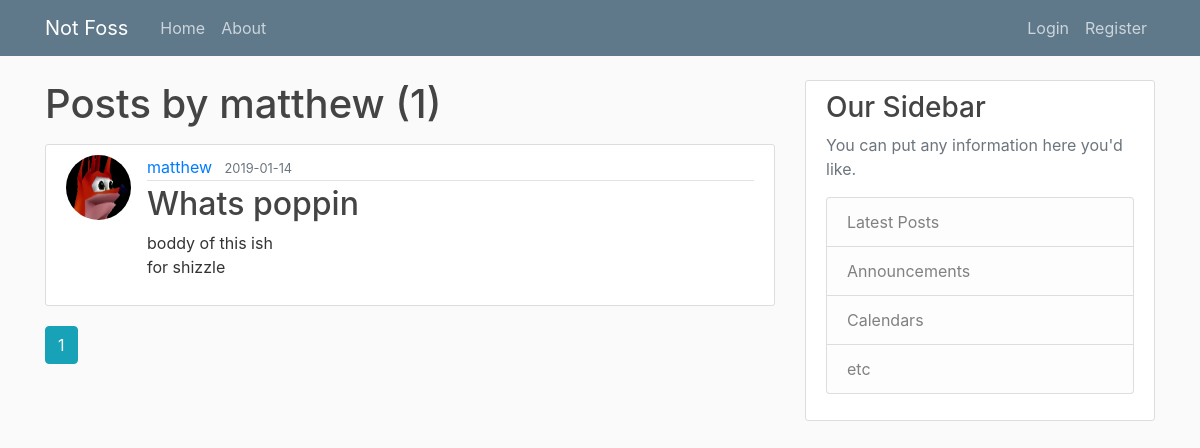
/user/matthew, run on an earlier commit of the app's database.
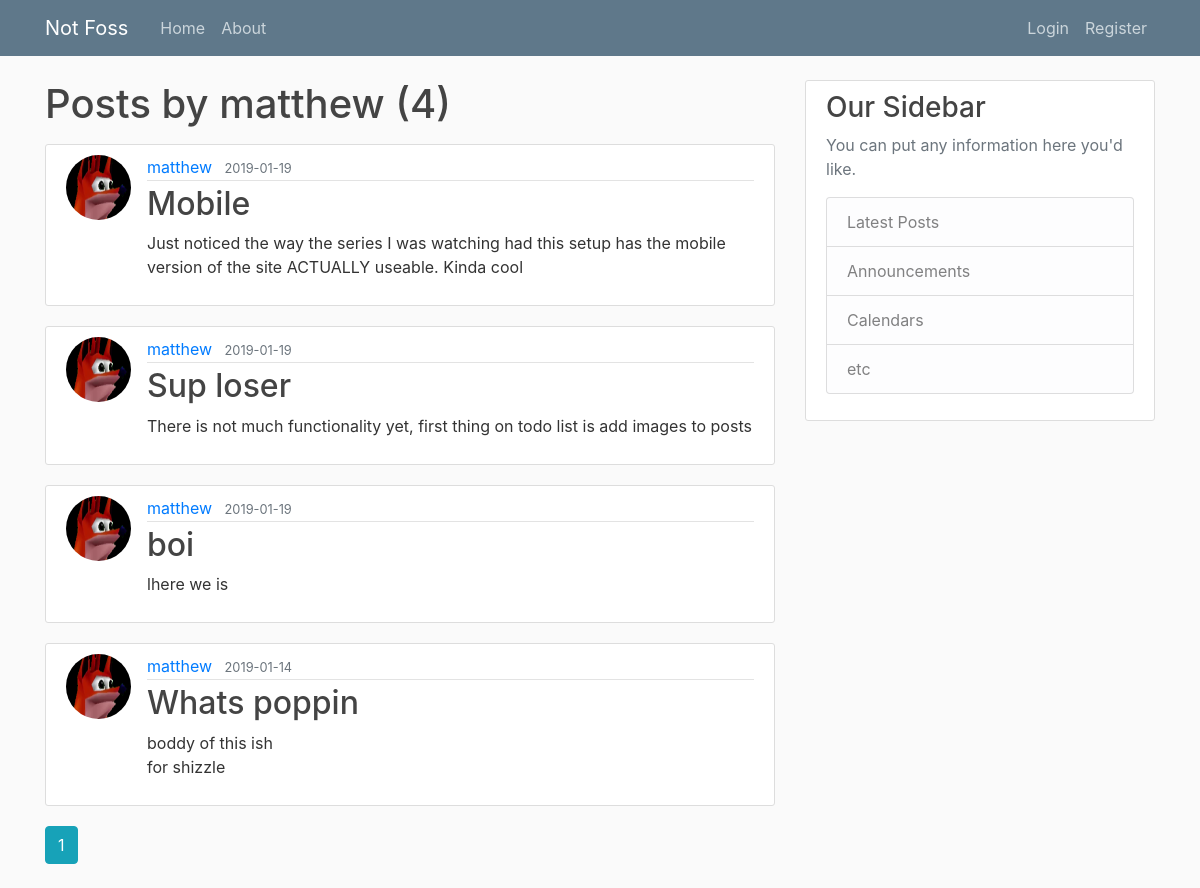
And on a later commit of the database.
### not_foss/models.py (models this page shows, shortened)
class User(db.Model, UserMixin):
    id = db.Column(db.Integer, primary_key=True)
    username = db.Column(db.String(20), unique=True, nullable=False)
    email = db.Column(db.String(120), unique=True, nullable=False)
    password = db.Column(db.String(60), nullable=False)
    image_file =  db.Column(db.String(20),  nullable=False, default='default.jpg')
    posts = db.relationship('Post', backref='author', lazy=True)

class Post(db.Model):
    id = db.Column(db.Integer, primary_key=True)
    title = db.Column(db.String(100), nullable=False)
    date_posted = db.Column(db.DateTime, nullable=False, default=datetime.utcnow)
    content = db.Column(db.Text, nullable=False)
    user_id = db.Column(db.Integer, db.ForeignKey('user.id'), nullable=False)

### not_foss/routes.py (the view)
@app.route("/user/<string:username>")
def user_posts(username):
    page = request.args.get('page', 1, type=int)
    user = User.query.filter_by(username=username).first_or_404()
    posts = Post.query.filter_by(author=user).order_by(Post.date_posted.desc())\
        .paginate(per_page=5)
    return render_template('user_posts.html', posts=posts, user=user)

### not_foss/templates/user_posts.html
{% extends "layout.html" %}
{% block content %}
    <h1 class="mb-3">Posts by {{ user.username }} ({{ posts.total }})</h1>
    {% for post in posts.items %}
        <article class="media content-section">
          <img class="rounded-circle article-img" src="{{ url_for('static', filename='profile_pics/' + post.author.image_file) }}">
          <div class="media-body">
            <div class="article-metadata">
              <a class="mr-2" href="{{ url_for('user_posts', username=post.author.username) }}">{{ post.author.username }}</a>
              <small class="text-muted">{{ post.date_posted.strftime('%Y-%m-%d') }}</small>
            </div>
            <h2><a class="article-title" href="{{ url_for('post', post_id=post.id) }}">{{ post.title }}</a></h2>
            <p class="article-content">{{ post.content }}</p>
          </div>
        </article>
    {% endfor %}
    {% for page_num in posts.iter_pages(left_edge=1, right_edge=1, left_current=1, right_current=2) %}
      {% if page_num %}
        {% if posts.page == page_num %}
          <a class="btn btn-info mb-4" href="{{ url_for('user_posts', username=user.username, page=page_num) }}">{{ page_num }}</a>
        {% else %}
          <a class="btn btn-outline-info mb-4" href="{{ url_for('user_posts', username=user.username, page=page_num) }}">{{ page_num }}</a>
        {% endif %}
      {% else %}
        ...
      {% endif %}
    {% endfor %}
{% endblock content %}

### not_foss/templates/layout.html (shortened to what this page needs)
<!DOCTYPE html>
<html>
<head>
    <link rel="stylesheet" href="https://maxcdn.bootstrapcdn.com/bootstrap/4.0.0/css/bootstrap.min.css">
    <link rel="stylesheet" type="text/css" href="{{ url_for('static', filename='main.css') }}">
</head>
<body>
    <header class="site-header">
      <nav class="navbar navbar-expand-md navbar-dark bg-steel fixed-top">
        <div class="container">
          <a class="navbar-brand mr-4" href="/">Not Foss</a>
          <div class="collapse navbar-collapse" id="navbarToggle">
            <div class="navbar-nav mr-auto">
              <a class="nav-item nav-link" href="{{ url_for('home') }}">Home</a>
              <a class="nav-item nav-link" href="{{ url_for('about') }}">About</a>
            </div>
            <div class="navbar-nav">
              {% if current_user.is_authenticated %}
                <a class="nav-item nav-link" href="{{ url_for('new_post') }}">Make Post</a>
                <a class="nav-item nav-link" href="{{ url_for('account') }}">Account</a>
                <a class="nav-item nav-link" href="{{ url_for('logout') }}">Logout</a>
              {% else  %}
                <a class="nav-item nav-link" href="{{ url_for('login') }}">Login</a>
                <a class="nav-item nav-link" href="{{ url_for('register') }}">Register</a>
              {% endif  %}
            </div>
          </div>
        </div>
      </nav>
    </header>
    <main role="main" class="container">
      <div class="row">
        <div class="col-md-8">
          {% block content %}{% endblock %}
        </div>
        <div class="col-md-4">
          <div class="content-section">
            <h3>Our Sidebar</h3>
            <p class='text-muted'>You can put any information here you'd like.
              <ul class="list-group">
                <li class="list-group-item list-group-item-light">Latest Posts</li>
                <li class="list-group-item list-group-item-light">Announcements</li>
                <li class="list-group-item list-group-item-light">Calendars</li>
                <li class="list-group-item list-group-item-light">etc</li>
              </ul>
            </p>
          </div>
        </div>
      </div>
    </main>
</body>
</html>

### not_foss/static/main.css (style rules this page uses)
body { background: #fafafa; color: #333333; margin-top: 5rem; }
h1, h2, h3, h4, h5, h6 { color: #444444; }
.bg-steel { background-color: #5f788a; }
.site-header .navbar-nav .nav-link { color: #cbd5db; }
.content-section { background: #ffffff; padding: 10px 20px; border: 1px solid #dddddd; border-radius: 3px; margin-bottom: 20px; }
.article-title { color: #444444; }
.article-content { white-space: pre-line; }
.article-img { height: 65px; width: 65px; margin-right: 16px; }
.article-metadata { padding-bottom: 1px; margin-bottom: 4px; border-bottom: 1px solid #e3e3e3 }

What changed in the data, as far as the page shows it:
added Post: image_file (placeholder picture), author.username "matthew", date_posted "2019-01-19", title "Mobile", content "Just noticed the way the series I was watching had this setup has the mobile version of the site ACTUALLY useable. Kinda cool"
added Post: image_file (placeholder picture), author.username "matthew", date_posted "2019-01-19", title "Sup loser", content "There is not much functionality yet, first thing on todo list is add images to posts"
added Post: image_file (placeholder picture), author.username "matthew", date_posted "2019-01-19", title "boi", content "lhere we is"
Also different on the page:
{{ posts.total }}: "1" → "4"
